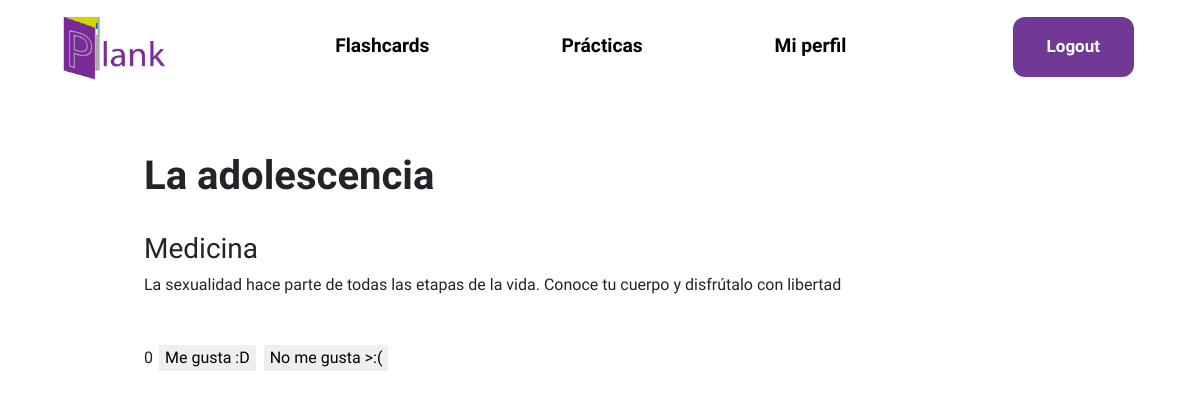
Before: /flashcard/11/ (signed in) with the older database file.
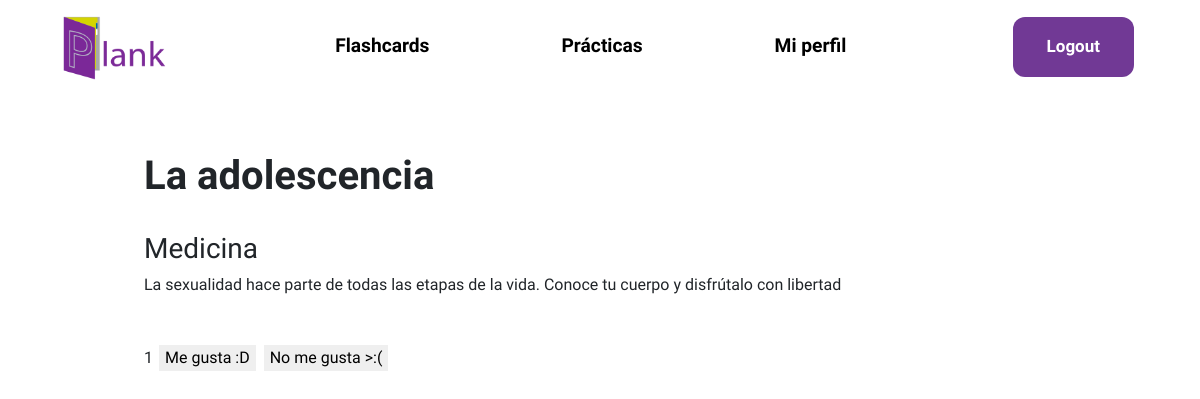
After: the same page with the newer database file.
### usuario/models.py (models this page shows, shortened)
class Herramienta(models.Model):
    user = models.ForeignKey(User,null = True, on_delete=models.SET_NULL)
    filtro = models.CharField(choices = ELECCION_TEMAS, max_length=50, default=('Matemáticas',('Álgebra','Álgebra')))
    titulo = models.CharField(max_length=100, blank=False,default='')
    descripcion = models.CharField(max_length=100, blank= False)
    visible = models.BooleanField(default=True)
    voto = models.IntegerField(default=0)
    class Meta:
        abstract = True

class Flashcard(Herramienta):
    contenido = tinymce_models.HTMLField()  #Para el editor de texto

### core/views.py (the view)
# urls.py: path("flashcard/<int:id>/",login_required(views.flashcard),name="flashcard"),
def flashcard(request,id):
    flashcard = Flashcard.objects.get(id=id)
    voto = VotoFlash.voted(flashcard,request.user)
    return render(request,"core/flashcard.html",{"flash":flashcard,"voto":voto})

### voto/models.py (called while the page is built)
    def voted(id_flashcard,usuario):
        try:
            voto = VotoFlash.objects.get(id_flashcard=id_flashcard,usuario = usuario)
        except:
            voto = None
        finally:
            if voto != None:
                if voto.positivo:
                    return 1
                else:
                    return 0
            else:
                return -1

### core/templates/core/flashcard.html (shortened to what this page needs)
{% extends 'core/layout.html' %}
{% load static %}
{%block cssPath%}
<link rel="stylesheet" href="{% static 'core/styleContent.css' %}"  type="text/css"/>
{%endblock cssPath%}
{% block body %}
<div class="document-container">
    <h1 id="titulo">{{flash.titulo}}</h1>
    <br>
    <h3>{{flash.filtro}}</h3>
    <div>{{flash.descripcion}}</div>
    <br>
    <br>
    <div class="like-dislike">
        <p class="votos" id="votos">{{flash.voto}}</p>
        <button class="voto" id="positivo" data-catid="{{flash.id}}" {% if voto == 1%} value="selected" {%else%} value="unselected" {%endif%}>Me gusta :D</button>
        <button class="voto" id="negativo" data-catid="{{flash.id}}" {% if voto == 0%} value="selected" {%else%} value="unselected" {%endif%}>No me gusta >:(</button>
    </div>
</div>
{% endblock body %}

### core/templates/core/layout.html (shortened to what this page needs)
{%load static%}
<!DOCTYPE html>
<html lang="en">
  <head>
    <link
      rel="stylesheet"
      href="{%static 'core/stylesheet.css'%}"
      type="text/css"
    />
    <link rel="stylesheet" href="https://cdnjs.cloudflare.com/ajax/libs/font-awesome/4.7.0/css/font-awesome.min.css">
    {% block cssPath %}{% endblock cssPath %}
    <link href="https://cdn.jsdelivr.net/npm/bootstrap@5.0.2/dist/css/bootstrap.min.css" rel="stylesheet">
  </head>
  <body>
    <header>
      <div class="menuBar">
        <div id="logoContainer">
          <a href="{%url 'core:home'%}">
            <picture>
              <source media="(min-width: 1100px)" srcset="{% static 'core/plank-wide.png' %}" id="logo">
              <img id="logo" src="{% static 'core/plank-contraido.png' %}">
            </picture>
          </a>
        </div>
          {%if user.is_authenticated %}
          <ul class="navButtons">
            <li><a class="item" href="{%url 'core:flashcards'%}"> Flashcards</a></li>
            <li><a class="item" href="{%url 'core:practicas'%}"> Prácticas </a></li>
            <li><a class="item" href="{%url 'usuario:perfil'%}"> Mi perfil </a></li>
          </ul>
          {% endif %}
        {% if user.is_authenticated %}
          <div class="buttons">
            <a href="{% url 'usuario:signout' %}" id="btnSUp" >Logout</a>
          </div>
        {% endif %}
      </div>
    </header>
    {% block body %} {% endblock body %}
  </body>
</html>

### core/static/core/stylesheet.css (style rules this page uses)
* { font-family: 'Asap', sans-serif; --plank-main-color:#713995; }
header { overflow: hidden; box-sizing: border-box; display: flex; align-items: center; justify-content: space-around; }
#logo { height: 5.5em; padding: 10px 0 10px 30px; }
.menuBar { display: flex; justify-content: space-between; align-items: baseline; width: 100%; min-height: 8vh; }
.buttons { margin: 0.8em 2em 0 0; display: flex; align-items: baseline; }
.buttons a { font-size: 17px; font-weight: 600; text-decoration: none; display: inline-block; padding: 1em 2em 1em; color: black; text-align: center; cursor: pointer; margin: 0 2em 0 0; }
#btnSUp { background-color:#713995; color:white; border-radius: 12px; }
.navButtons { list-style: none; padding: 0; margin: 0; width: auto; }
.navButtons li { padding: 2em 4em 1em; display: inline-block; }
.navButtons li a { text-decoration: none; font-size: 1.2em; color: black; font-weight: 550; }

### core/static/core/styleContent.css (style rules this page uses)
div.form-container, div.document-container { border:0; margin-left: 10%; margin-right: 5%; margin-top: 3%; padding: 2%; }
h1#titulo { font-weight: bold; }
.like-dislike { white-space: nowrap; }
.votos, .voto { display: inline-block; }
.voto { border: 0; margin: 0px 2px; }

Changed rows visible on the page:
changed Flashcard "La adolescencia": voto "0" → "1"
